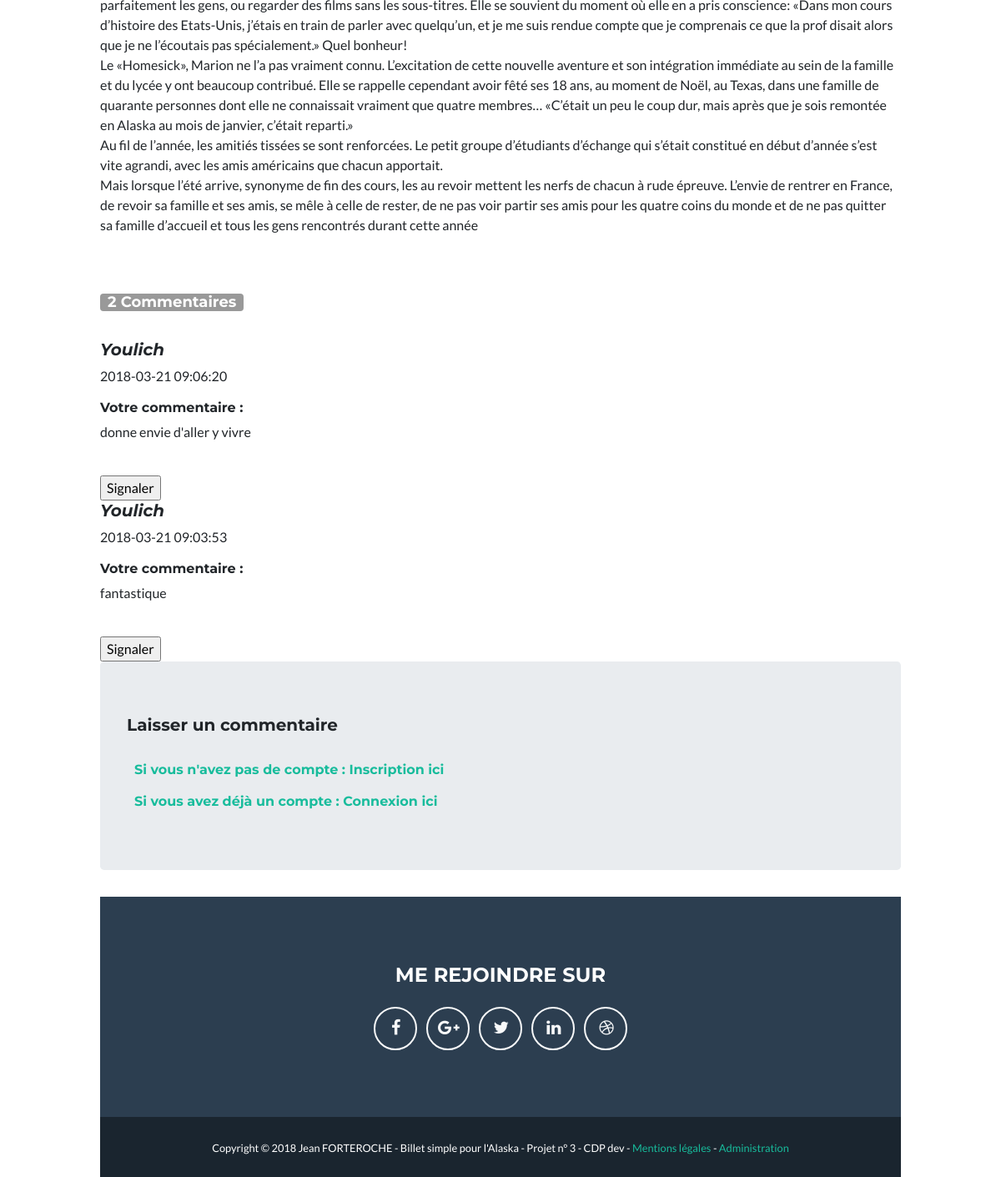
Page /index.php?action=chapter&id=3 (lower part) on the earlier database version.
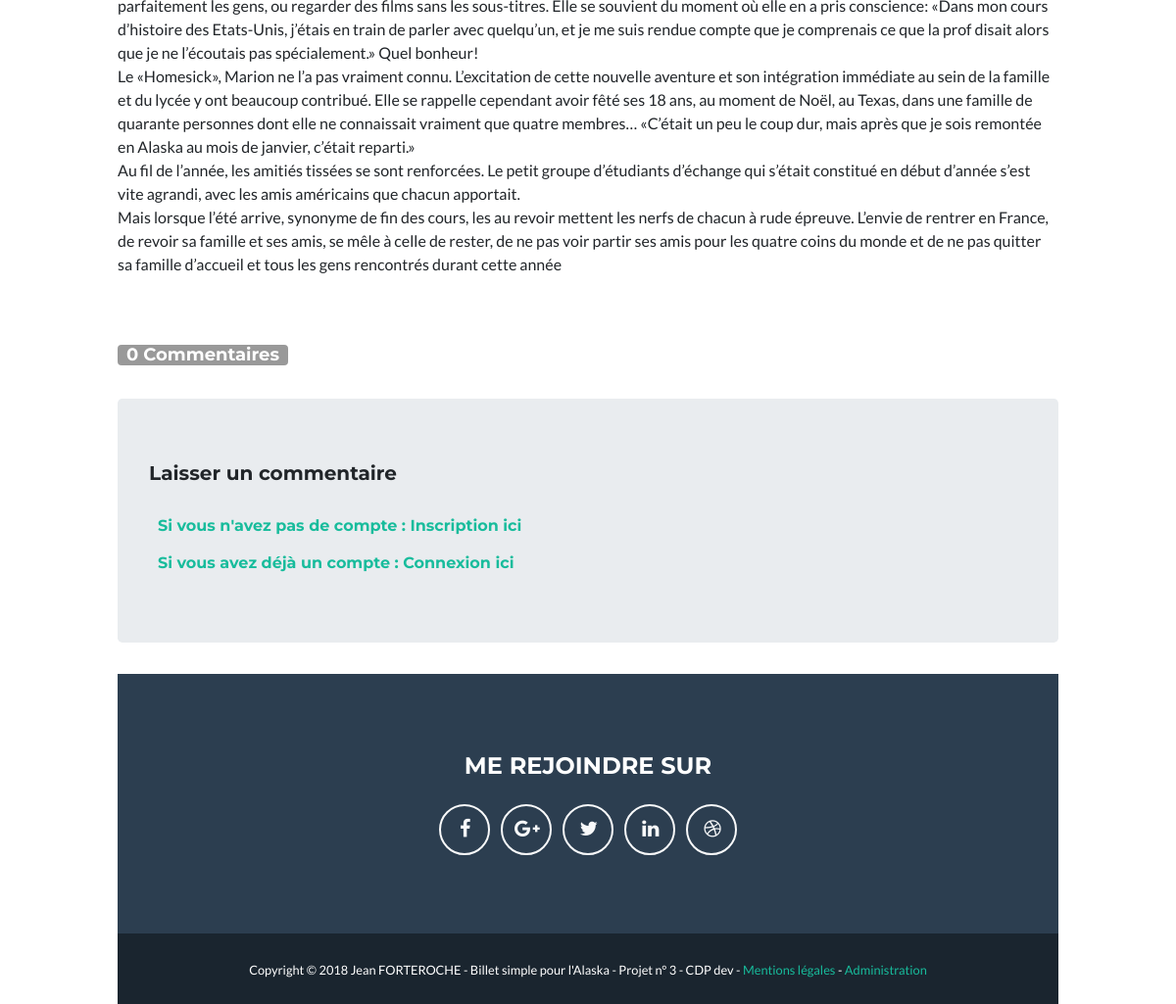
Same page on the later database version.
### tables this page shows
CREATE TABLE IF NOT EXISTS `comments` (
  `id` int(11) NOT NULL AUTO_INCREMENT,
  `comment` text NOT NULL,
  `commentDate` datetime NOT NULL,
  `chapterId` int(11) NOT NULL,
  `membreId` int(11) NOT NULL,
  `membrePseudo` varchar(255) NOT NULL,
  `statut` enum('En attente','Valide','Refus','Alerte') NOT NULL,
  PRIMARY KEY (`id`)
);

### controler/Frontend.php (called while the page is built, shortened)
<?php
require_once('Autoload.php');
Class Frontend
{
    public function chapter()
    {
        $postManager = new ChapterManager();
        $commentManager = new CommentManager();
        $chapter = $postManager->getChapter($_GET['id']);
        $comments = $commentManager->getCommentsChapter ($_GET['id']);
        $nbComms = $commentManager->CountCommentsChapter($_GET['id']);
        require('view/frontend/ChapterView.php');
    }
}

### index.php (called while the page is built, shortened)
<?php
require_once("controler/Autoload.php");
$router = new \router\Router();
$router->diriger();

### model/CommentManager.php (called while the page is built, shortened)
<?php
class CommentManager extends DbConnect
{
    public function getCommentsChapter ($chapterId)
    {
        $comments = array();
        $db = $this->dbConnect();
        $req = $db->prepare('SELECT * FROM comments WHERE chapterId = ? ORDER BY commentDate DESC');
        $req->execute(array($chapterId));
        while ($data = $req->fetch()) {
            $comment = new Comment();
            $comment->hydrate($data);
            $comments[] = $comment;
        }
        return $comments;
    }
    public function CountCommentsChapter($chapterId)
    {
        $pdo = $this->dbConnect();
        $PDOStatement = $pdo->prepare('SELECT COUNT(*) as total FROM comments WHERE chapterId = ?');
        $PDOStatement->execute(array($chapterId));
        $data = $PDOStatement->fetch();
        return $count = $data['total'];
    }
}

### controler/Autoload.php (called while the page is built, shortened)
<?php
class Autoload
{
    static function chargerClass($class)
    {
        $file = str_replace('\\','/',$class);
        $file = ltrim($file,'/');
    }
}

### entity/Comment.php (called while the page is built, shortened)
<?php
class Comment
{
    private $comment;
    private $commentDate;
    private $membrePseudo;
    public function hydrate(array $donnees)
    {
        foreach ($donnees as $key => $value)
        {
            $method = 'set'.ucfirst($key);
        }
    }
    public function getComment ()
    {
        return $this->comment;
    }
    public function setComment ($comment)
    {
        $this->comment = $comment;
    }
    public function getCommentDate()
    {
        return $this->commentDate;
    }
    public function setCommentDate ($commentDate)
    {
        $this->commentDate = $commentDate;
    }
    public function getMembrePseudo()
    {
        return $this->membrePseudo;
    }
    public function setMembrePseudo ($membrePseudo)
    {
        $this->membrePseudo = $membrePseudo;
    }
}

### model/ChapterManager.php (called while the page is built, shortened)
<?php
class ChapterManager extends DbConnect
{
    public function getChapter ($chapterId)
    {
        $db = $this->dbConnect();
        $req = $db->prepare('SELECT id, title, resum, bookId, content, image,  DATE_FORMAT(chapterDate, \'%d/%m/%Y / %HH%imin\') AS chapterDatefr FROM chapters WHERE id = ?');
        $req->execute(array($chapterId));
        while ($data = $req->fetch()) {
            $chapterselect = new Chapter();
            $chapterselect->hydrate($data);
        }
        return $chapterselect;
    }
}

### entity/Chapter.php (called while the page is built, shortened)
<?php
class Chapter
{
    private $id;
    public function hydrate(array $donnees)
    {
        foreach ($donnees as $key => $value)
        {
            $method = 'set'.ucfirst($key);
        }
    }
    public function getId()
    {
        return $this->id;
    }
    public function setId($id)
    {
        $this->id = $id;
    }
}

### view/frontend/ChapterView.php (the view, shortened to what the changed rows need)
<div class="post">
    <br>
</div>
<br><br>
<h4 id="nbcomments" ><span class="badge"><?= $nbComms ?> Commentaires</span></h4>
<br/>
<?php foreach ($comments as $comment)
{ ?>
        <h5><em><?= htmlspecialchars($comment->getMembrePseudo()) ?></em></h5>
        <?php echo $comment->getCommentDate() ?>
        <br>
        <p><h6>Votre commentaire : </h6><?= nl2br(htmlspecialchars($comment->getComment())) ?></p>
        <br/>
    <a href="index.php?action=signaled&amp;id=<?php echo $chapter->getId() ?>"><input type="button" value="Signaler"></a>
    <?php
} ?>
<div class="jumbotron">
    <br>
<?php require('templateBlog.php'); ?>

Differences in the rows shown:
removed comments: membrePseudo "Youlich", commentDate "2018-03-21 09:06:20", comment "donne envie d'aller y vivre"
removed comments: membrePseudo "Youlich", commentDate "2018-03-21 09:03:53", comment "fantastique"
Other differences:
$nbComms: "2" → "0"
